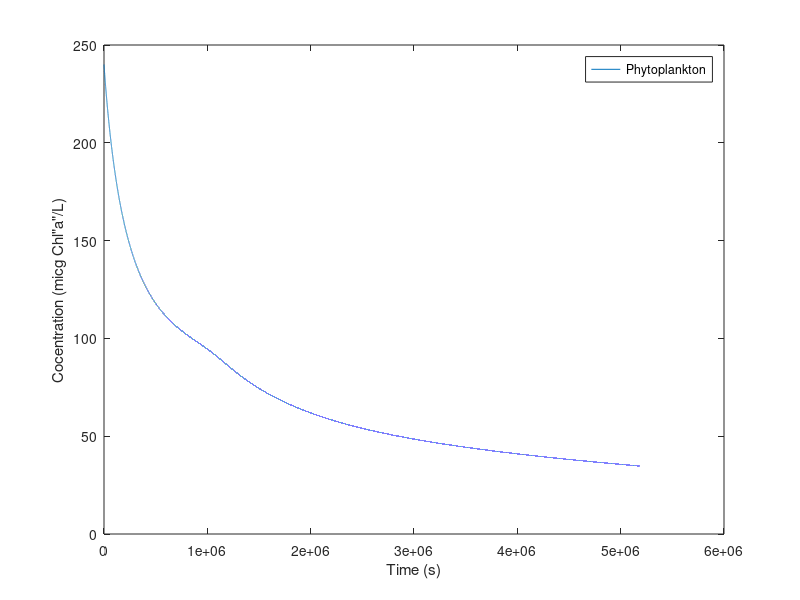
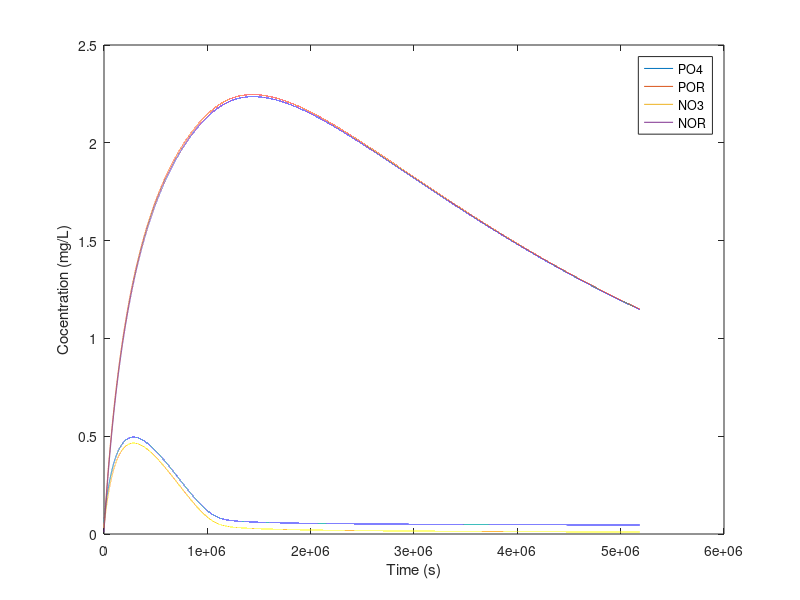

MATLAB code for these plots, in order:
%
% PONTIFICIA UNIVERSIDAD JAVERIANA
% EPM-PUJ
% Sergio Castiblanco
% Understanding Waqtel modules
%
%%%%%%%%%%%%%%%%
% BIOMASS Module
%%%%%%%%%%%%%%%%

% Variables
%
% PHY --> Phytoplankton Biomass (micgClh"a"/L)
% PO4 --> Dissolved mineral phosphorus assimilable by phytoplankton(mgP/L)
% POR --> Degradable phosphorus not assimilable by phytoplankton(mgP/L)
% NO3 --> Dissolved mineral nitrogen assimilable by phytoplankton(mgN/L)
% NOR --> Degradable nitrogen not assimilable by phytoplankton(mgN/L)
%
% Formulation
%
%   dPHY/dt = (CP - DP)*PHY
%
%   dPO4/dt = fp(dtp*DP - CP)*PHY + k1*g2*POR
%
%   dPOR/dt = pf(1 - dtp)*DP*PHY - k1*g2*POR - FPOR/H
%
%   dNO3/dt = fn(dtn*DP - CP)*PHY + k2*g2*NOR
%
%   dNOR/dt = fn(1 - dtn)*DP*PHY - k2*g2*NOR - FNOR/H
%
% CONSTANST DESCRIPTION
%
%%%%%%%
% CP, algal growth rate (d^-1)
%
%       CP=Cmax*RAY*g1*LNUT*α1
%
% Cmax = algal growth maximum rate at 20°C; typical vale of 2
%
% RAY = effect of sunlight on algal growth; ranges between 0 and 1
% 
%   %Smith formula averaged in the vertical
%
%       RAY = (1/ke*H)*log((Io + sqrt(IK^2 + Io^2))/(Ih + sqrt(IK^2 + Ih^2)))
%
%   With:
%
%   ke = 1.7/Zs;    Extinction coefficient of solar rays in water (Aktins formula), Zs = Secchi depth
% or
%   ke = kpe + beta*PHY;    Moss relation, kpe is the vegetal turbidity without phytoplankton (m^-1)
%                            and beta the Moss Coefficient 0.015 aprox.
%   IK,     Calibration parameter (W/m^2), of an order of magnitude 100
%
%   Io,     The flux density of solar radiation on the surface (W/m^2)
%
%   Ih,     The flux density of solar radiation at the bed bottom (W/m^2)
%       Ih = Io*exp(-ke*H)
%
% g1, effect of temperature on algal growth
%
%   g1 = T/20;   where T is temperature, valid for 5 < T < 25
%
% LNUT
%
%   LNUT = min(PO4/(KP + PO4) , NO3/(KN + NO3))
%
% Whit
%
%   KP,     Phoshate half-saturation constant (mg/L), 0.005 aprox., 0.006 Cienaga Santa Marta paper
%
%   KN,     Nitrate half-saturation constant (mg/L), 0.03 aprox., 0.025 Cienaga Santa Marta paper
%
%
% Note:  Nutrients affect phytoplankton growth PHY only by limiting the factorLNU T.  
% When[PO4] and [NO3] are high enough,LNUT is close to 1 and phytoplankton evolution 
% no longerdepends on nutrients.   In this case,  there is no need to model the cycles 
% of phosphorus andnitrogen for simulating the evolution of phytoplankton.
%
% α1, water toxicity coefficient for algae (1.0 means no toxicity)
%
%%%%%%%
%
%%%%%%%
% DP, algae disappearance rate (d^-1)
%
%       DP = (RP + MP)*g2
%
% RP = algal biomass respiration rate at 20°C (d^-1)
%
% MP = algal biomass disappearance rate at 20°C (d^-1)
%
%   MP = M1 + M2*PHY + α2
%
% With
%       M1 and M2, algal mortality coefficients at 20°C
%       α2 = water toxicity coefficient for algae 
%
% g2 = effect of temperature on algal disappearance
%
%   g2 = (1.05)^(T-20);   where T is temperature, valid for 5 < T < 25
%
%%%%%%%
%
%%%%%%%
% Nitric and phosphoric nutrients
%
% fp, average proportion of phosphorus in the cells of living phytoplankton
% (mgP/micgChl"a")
%
% dtp, proportion of directly assimilable phosphorus in dead phytoplankton
% (%)
%
% k1, transformation rate of POR into PO4 through bacterial mineralization
% (d^-1)
%
% k2, transformation rate of NOR into NO3 through heterotrophic and autotrophic bacterial mineralization
% (d^-1)
%
% fn, average proportion of directly assimilable nitrogen in living phtyoplankton
% (mgN/micgChl"a")
%
% dtn, proportion of directly assimilable nitrogen in dead phytoplankton
% (%)
%
% FPOR, deposition flux of non-algal organic phosphorus
% (g/m^2/s)
%
%       FPOR = WPOR*POR
%
%       WPOR, sedimentation velocity of non-algal organic phosphorus (m/s)
%
% FNOR, deposition flux of non-algal organic nitrogen
% (g/m^2/s)
%
%       FNOR = WNOR*NOR
%
%       WNOR, sedimentation velocity of non-algal organic nitrogen (m/s)
%
%%%%%%%%%%%%%%%%%%%%%%%
% TOY MODEL
%%%%%%%%%%%%%%%%%%%%%%%

% Typical values of velocity(m/s), water depth(m) and temperature(°C)
U = 0.8;
H = 4.0;
T = 25;

%ALGAL GROWTH, CP (d^-1)

% Cmax = algal growth maximum rate at 20°C; typical vale of 2
Cmax = 2;

% ke, extinction coefficient of solar rays in water (Aktins formula)
Zs = 0.15;      %Secchi depth
ke = 1.7/Zs;

% IK,     Calibration parameter (W/m^2)
IK = 100;

%   Io,     The flux density of solar radiation on the surface (W/m^2)
Io = 160;

% maxI = 160;
%En Hernandez-Jimenez se muestra la variación a lo largo de un día de la 
%intensidad lumínica
% Io = [0;0; 0; 0; 0; 0; 0.01*maxI; 0.09*maxI; 0.18*maxI; 0.3*maxI; 0.41*maxI;...
%     0.48*maxI; 0.5*maxI; 0.49*maxI; 0.45*maxI; 0.41*maxI; 0.36*maxI; 0.25*maxI;...
%     0.03*maxI;0;0;0;0;0;0];

%   Ih,     The flux density of solar radiation at the bed bottom (W/m^2)
% Ih = Io*exp(-ke*H);

%RAY effect
% RAY = (1/(ke*H))*log((Io + sqrt(IK^2 + Io^2))/(Ih + sqrt(IK^2 + Ih^2)));

% g1, effect of temperature on algal growth
g1 = T/20;

%   KP,     Phoshate half-saturation constant (mg/L), 0.005 aprox., 0.006 Cienaga Santa Marta paper
KP = 0.005;

%   KN,     Nitrate half-saturation constant (mg/L), 0.03 aprox., 0.025 Cienaga Santa Marta paper
KN = 0.025;

% α1, water toxicity coefficient for algae (1.0 means no toxicity)
alfa1 = 1.0;


%ALGAL DISAPPEARANCE, DP (d^-1)
% On the order of 0.5 (d^-1)

% RP = algal biomass respiration rate at 20°C (d^-1)
RP = 0.01;

% Algal mortality coefficients M1 and M2
% MP = M1 + M2*PHY + α2
M1 = 0.01;
M2 = 0.001;

% α2, water toxicity coefficient for algae (0.0 means no toxicity)
alfa2 = (1.0 - alfa1);

% g2, effect of temperature on algal disappearance
g2 = (1.05)^(T-20);

%FOR NITRIC AND PHOSPHORIC NUTRIENTS
% fp, average proportion of phosphorus in the cells of living phytoplankton
% (mgP/micgChl"a"); 18 (mgC/mgChl"a") according with Cienaga Grande Paper
fp = (18/1000);

% dtp, proportion of directly assimilable phosphorus in dead phytoplankton
% (%); 0.05 according with Cienaga Grande Paper phytoplankton diet
dtp = 0.5;

% k1, transformation rate of POR into PO4 through bacterial mineralization
% (d^-1)
k1 = 0.01;

% k2, transformation rate of NOR into NO3 through heterotrophic and autotrophic bacterial mineralization
% (d^-1)
k2 = 0.01;

% fn, average proportion of directly assimilable nitrogen in living phtyoplankton
% (mgP/micgChl"a"); 18 (mgC/mgChl"a") according with Cienaga Grande Paper
fn = (18/1000);

% dtn, proportion of directly assimilable nitrogen in dead phytoplankton
% (%); 0.95 according with Cienaga Grande Paper phytoplankton diet
dtn = 0.5;

% WPOR, sedimentation velocity of non-algal organic phosphorus (m/s)
WPOR = (0.1/86400);
% WPOR = (1.0/86400);

% WNOR, sedimentation velocity of non-algal organic nitrogen (m/s)
WNOR = (0.1/86400);
% WNOR = (1.0/86400);

%%%%%%%
%
%%%%%%%
%%%% INITIAL VALUES %%%%
PHYo = 240;     % Phytoplankton Biomass (micgClh"a"/L)
PO4o = 0.06;    % Dissolved mineral phosphorus assimilable by phytoplankton(mgP/L)
PORo = 0.03;    % Degradable phosphorus not assimilable by phytoplankton(mgP/L)
NO3o = 0.03;    % Dissolved mineral nitrogen assimilable by phytoplankton(mgN/L)
NORo = 0.01;    % Degradable nitrogen not assimilable by phytoplankton(mgN/L)

%Tiempo
to = 0;               %segundos
tf = 86400*60;         %segundos
dt = 60;              %segundos
time = to:dt:tf;
tsteps = length(time);

%Storage of results
RES = zeros(tsteps,5);
j=1;
RES(j,1) = PHYo;
RES(j,2) = PO4o;
RES(j,3) = PORo;
RES(j,4) = NO3o;
RES(j,5) = NORo;

%Loop temporal
for t = to+dt:dt:tf
    
    %RIGHT HAND SIDES
    
    % Phytoplankton
    
    % Algae growth
    % ke, extinction coefficient of solar rays in water (Cienaga Grande Paper)
    ke = 2.8 + 0.028*PHYo;
    
    %   Ih,     The flux density of solar radiation at the bed bottom (W/m^2)
    Ih = Io*exp(-ke*H);

    %RAY effect
    RAY = (1/(ke*H))*log((Io + sqrt(IK^2 + Io^2))/(Ih + sqrt(IK^2 + Ih^2)));
    
    %LNUT
    LNUT = min(PO4o/(KP + PO4o) , NO3o/(KN + NO3o));
    
    %CP
    CP = Cmax*RAY*g1*LNUT*alfa1;
    
    % Algae Dissapearance
    % MP = algal biomass disappearance rate at 20°C (d^-1)
    MP = M1 + M2*PHYo + alfa2;
    
    %DP
    DP = (RP + MP)*g2;
    CP - DP
    
    % RHS
    PHYrhs = (1/86400)*(CP - DP)*PHYo;    
    
    % Phosphorus
    % PO4 RHS
    PO4rhs = (1/86400)*(fp*(dtp*DP - CP)*PHYo + k1*g2*PORo);
    
    % POR RHS
    FPOR = WPOR*PORo;
    PORrhs = (1/86400)*(fp*(1-dtp)*DP*PHYo - k1*g2*PORo) - FPOR/H;
    
    %Nitrogen
    %NO3 RHS
    NO3rhs = (1/86400)*(fn*(dtn*DP - CP)*PHYo + k2*g2*NORo);
    
    %NOR RHS
    FNOR = WNOR*NORo;
    NORrhs = (1/86400)*(fn*(1-dtn)*DP*PHYo - k2*g2*NORo) - FNOR/H;
    
    %%%% Advancing in time
    PHYo = PHYo + PHYrhs*dt;
    PO4o = PO4o + PO4rhs*dt;
    PORo = PORo + PORrhs*dt;
    NO3o = NO3o + NO3rhs*dt;
    NORo = NORo + NORrhs*dt;
    
    %Storage of results
    j=j+1;
    RES(j,1) = PHYo;
    RES(j,2) = PO4o;
    RES(j,3) = PORo;
    RES(j,4) = NO3o;
    RES(j,5) = NORo;    
    
end

figure(1)

plot(time,RES(:,1))
xlabel('Time (s)')
ylabel('Cocentration (micg Chl"a"/L)')
legend('Phytoplankton','Location','Northeast')

figure(2)

plot(time,RES(:,2:5))
xlabel('Time (s)')
ylabel('Cocentration (mg/L)')
legend('PO4','POR','NO3','NOR','Location','Northeast')


















